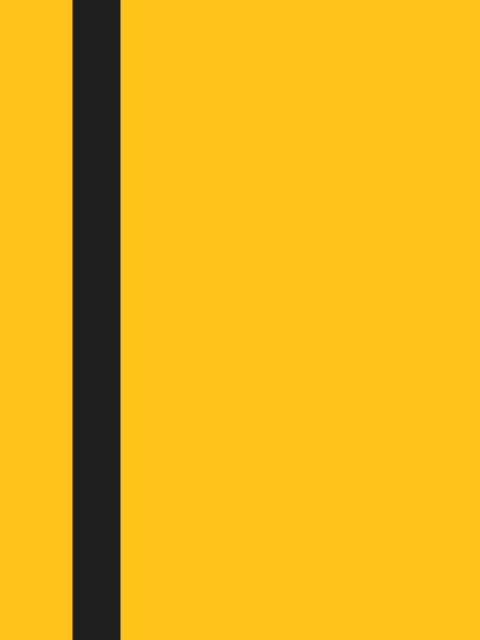
Frame 1 (no input)
Frame 2 (the mouse pressed at the canvas centre, redrawn once): identical to frame 1, image omitted

The Processing sketch that drew this single still picture (run headless with seeded random() and noise(); the mouse was pressed at the canvas centre and the sketch redrawn once):

// Processing sketch: kill_bill
// ── kill_bill.pde
// Manuale di Programmazione Cinematografica
// Daniele Olmisani, 2015

// Kill Bill (2003)


final color PAPER = color(255, 195, 25);
final color INK = color(30);


void setup() {
  size(480, 640);
  noLoop();
}


void draw() {
  
  final float SIZE = 0.1 * min(width, height);
  
  background(PAPER);
  
  stroke(INK);
  strokeWeight(SIZE);
  
  line(2*SIZE, 0, 2*SIZE, height);
  
  save("kill-bill.png");
}
